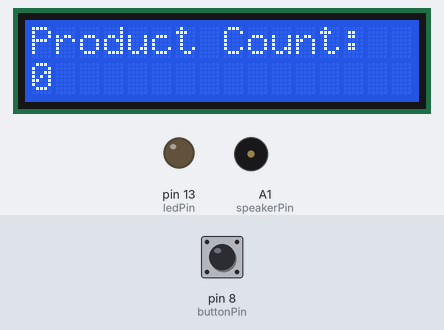
This sketch was run on a simulated Arduino Uno, built with avr-gcc and run on an emulated ATmega328P. Parts: 16×2 character LCD, output pins drawn as LEDs (lit = HIGH), buzzer (waves = sounding). Dashed ring = blinking. The test bench sets the inputs (shaded band); at power-on: pin 8 (buttonPin) HIGH.

Above: at 2.2 s.
2.3 s: pin 8 (buttonPin) pulled LOW for 0.15 s
At 2.62 s:
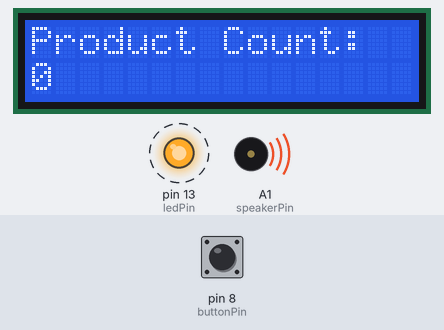
4.1 s: pin 8 (buttonPin) pulled LOW for 3.2 s
At 4.38 s:
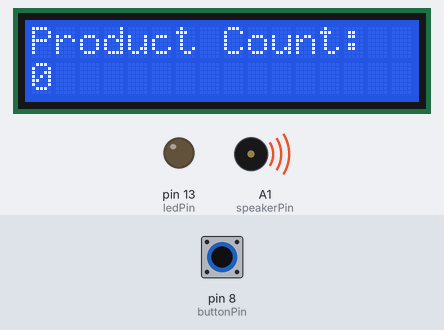
At 7.43 s:
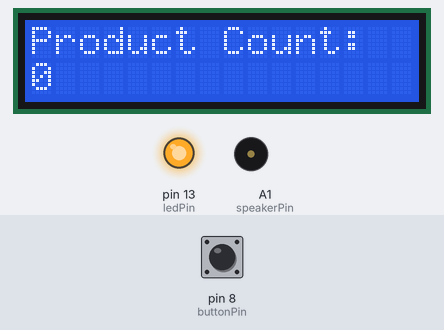
Timing chart, 0 to 9.2 s (numbered marks = the images above; inputs shaded):
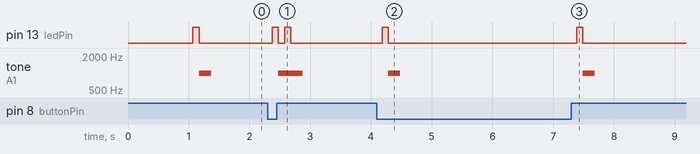

The sketch:

abbbb.ino
```cpp
#include <LiquidCrystal.h>

const int buttonPin = 8;           // Pin connected to the push button
const int sensorPin = 9;          // Pin connected to the GUR03 ultrasonic sensor
const int ledPin = 13;             // Pin connected to the LED
const int speakerPin = A1;         // Pin connected to the speaker

LiquidCrystal lcd(7, 6, 5, 4, 3, 2);   // Pins connected to the LM016L LCD

int count = 0;                  // Counter variable
bool buttonState = false;       // State of the push button
bool previousButtonState = false;   // Previous state of the push button

void setup() {
  pinMode(buttonPin, INPUT_PULLUP);
  pinMode(ledPin, OUTPUT);
  pinMode(speakerPin, OUTPUT);

  lcd.begin(16, 2);
  lcd.print("Product Count: ");
  lcd.setCursor(0, 1);
  lcd.print(count);

  delay(1000);
}

void loop() {
  buttonState = digitalRead(buttonPin);

  // Check if the button state has changed
  if (buttonState != previousButtonState) {
    if (buttonState == LOW) {
      count = 0;    // Reset the count to zero
    }

    // Update the LCD display
    lcd.clear();
    lcd.print("Product Count: ");
    lcd.setCursor(0, 1);
    lcd.print(count);

    // Blink the LED
    digitalWrite(ledPin, HIGH);
    delay(100);
    digitalWrite(ledPin, LOW);

    // Play a sound on the speaker
    tone(speakerPin, 1000, 200);
  }

  previousButtonState = buttonState;

  // Delay to avoid counting too rapidly
  delay(100);
}
```

Measured:
- after the input at 2.3 s, pin 13 (ledPin): alternates HIGH for 0.10 s and LOW for 0.10 s, 4 changes in all, then stays LOW, starting after 0.07 s; tone on A1 (speakerPin): silent → 1000 Hz after 0.17 s, → silent 0.40 s later
- after the input at 4.1 s, pin 13 (ledPin): alternates HIGH for 0.10 s and LOW for 3.1 s, 4 changes in all, then stays LOW, starting after 0.08 s; tone on A1 (speakerPin): alternates 1000 Hz for 0.20 s and silent for 3.0 s, 4 changes in all, then stays silent, starting after 0.18 s
